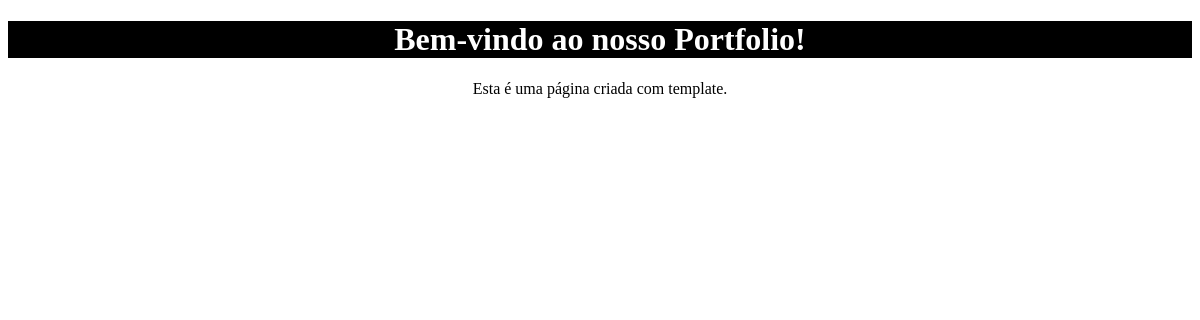
/, run on an earlier commit of the app's database.
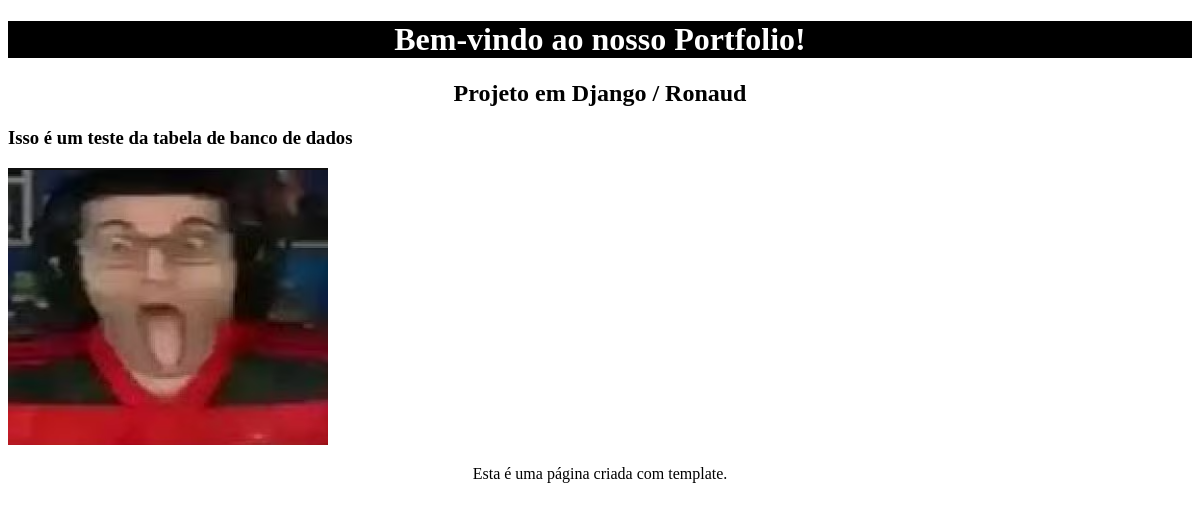
And on a later commit of the database.
### portfolio/models.py (models this page shows, shortened)
class Projetos_novos(models.Model):
    dono = models.CharField(max_length=50, null=True, blank=True)
    title = models.CharField(max_length=200)
    description = models.TextField()
    image = models.ImageField(upload_to='projects/')
    created_at = models.DateTimeField(auto_now_add=True)

### portfolio/views.py (the view)
# urls.py: path('', views.home, name='home'),
def home(request):
    projetos_ronaud = Projetos_novos.objects.filter(dono='Ronaud')
    projetos_iago = Projetos_novos.objects.filter(dono='Iago')
    context = {
        'projetos_ronaud' : projetos_ronaud, 'projetos_iago' : projetos_iago
    }
    return render(request, 'portfolio/home.html', context)

### portfolio/templates/portfolio/home.html (shortened to what this page needs)
{% load static %}
<!DOCTYPE html>
<html>
<head>
    <link rel="stylesheet" type="text/css" href="{% static 'css/estilo_inicio.css' %}">
</head>
<body>
    <h1>Bem-vindo ao nosso Portfolio!</h1>
    {% for projeto_r in projetos_ronaud %}
        <h2>{{ projeto_r.title }} / {{projeto_r.dono}}</h2>
        <h3>{{ projeto_r.description }}</h3>
        <img src="{{ projeto_r.image.url }}"></img>
    {% endfor %}
    <p>Esta é uma página criada com template.</p>
</body>
</html>

### static/css/estilo_inicio.css (style rules this page uses)
h1 { background-color: black; color: white; text-align: center; }
h2 { text-align: center; }
p { text-align: center; }

What changed in the data, as far as the page shows it:
added Projetos_novos: title "Projeto em Django", dono "Ronaud", description "Isso é um teste da tabela de banco de dados", image (picture)
